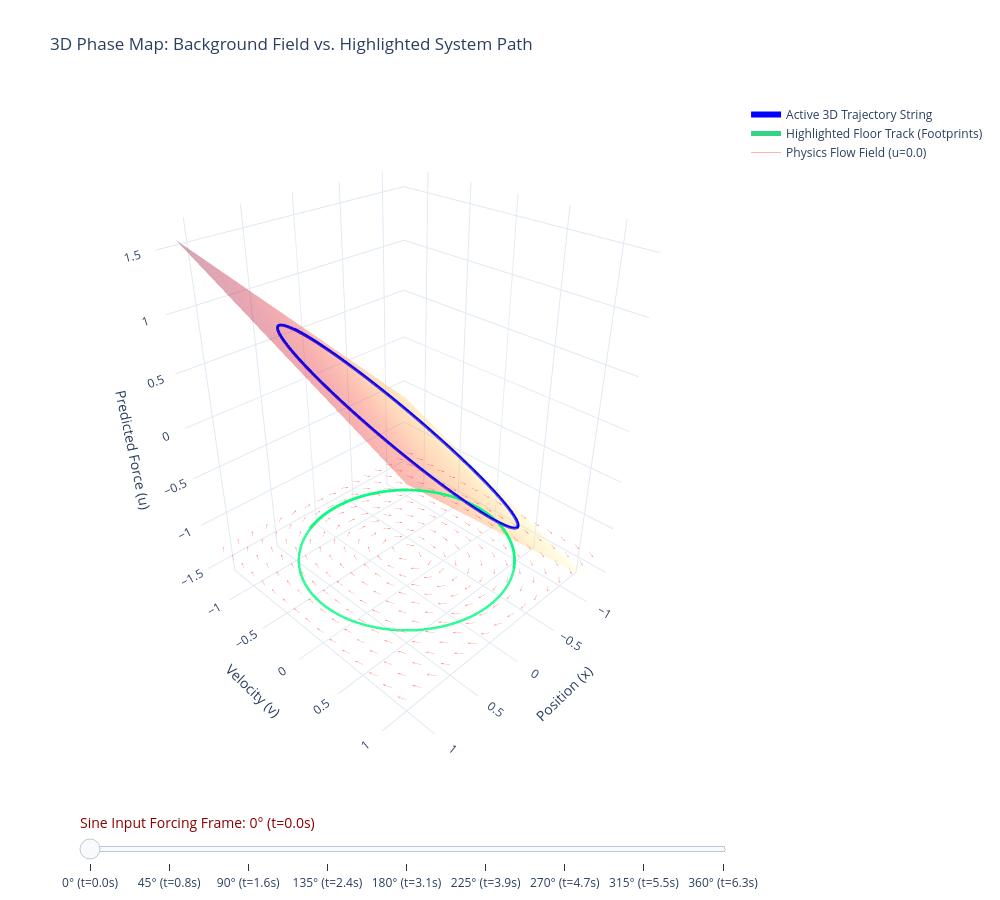

Write notebook code for a chart like this one.
### Code cell
w1, w2 = ridge_model.coef_[0], ridge_model.coef_[1]
b = ridge_model.intercept_

start, end = 4000, 5000
x_3d = x[start + tau_steps : end]
v_3d = v[start + tau_steps : end]
u_pred_3d = w1 * x_3d + w2 * v_3d + b


# Grid
x_range = np.linspace(x_3d.min() - 0.2, x_3d.max() + 0.2, 16)
v_range = np.linspace(v_3d.min() - 0.2, v_3d.max() + 0.2, 16)
X_grid, V_grid = np.meshgrid(x_range, v_range)


# Plane
U_plane = w1 * X_grid + w2 * V_grid + b

# Floor for green actual path and arrows
z_floor_val = U_plane.min() + 0.3
z_floor = np.full_like(u_pred_3d, z_floor_val)

# Vector
num_steps = 9
t_vals = np.linspace(0, 2 * np.pi, num_steps)
slider_u_vals = np.sin(t_vals)
arrow_traces = []
arrow_scale = 0.07
for i, u_val in enumerate(slider_u_vals):
    dX_dt_grid = V_grid
    dV_dt_grid = (-mu / m) * V_grid - (k / m) * X_grid + u_val / m

    # Norm it
    grid_norm = np.sqrt(dX_dt_grid**2 + dV_dt_grid**2)
    grid_norm[grid_norm == 0] = 1.0
    dX_grid_static = (dX_dt_grid / grid_norm) * arrow_scale
    dV_grid_static = (dV_dt_grid / grid_norm) * arrow_scale

    temp_quiver = ff.create_quiver(
        X_grid, V_grid, dX_grid_static, dV_grid_static, scale=1, arrow_scale=0.3
    )
    temp_trace = temp_quiver.data[0]
    z_quiver_3d = [z_floor_val if val is not None else None for val in temp_trace.x]

    arrow_traces.append(
        go.Scatter3d(
            x=temp_trace.x,
            y=temp_trace.y,
            z=z_quiver_3d,
            mode="lines",
            line=dict(color="rgba(255, 0, 0, 0.3)", width=1),
            name=f"Physics Flow Field (u={u_val})",
            visible=i == 0,
        )
    )

fig = go.Figure()

# Surface
fig.add_trace(
    go.Surface(
        x=X_grid,
        y=V_grid,
        z=U_plane,
        colorscale="YlOrRd",
        opacity=0.35,
        showscale=False,
        name="Linear Regression Plane",
    )
)

# Blue Traj on prediction
fig.add_trace(
    go.Scatter3d(
        x=x_3d,
        y=v_3d,
        z=u_pred_3d,
        mode="lines",
        line=dict(color="blue", width=6),
        name="Active 3D Trajectory String",
    )
)

# Path taken
fig.add_trace(
    go.Scatter3d(
        x=x_3d,
        y=v_3d,
        z=z_floor,
        mode="lines",
        line=dict(color="rgba(0, 200, 100, 0.8)", width=5),
        name="Highlighted Floor Track (Footprints)",
    )
)

# Arrows
for trace in arrow_traces:
    fig.add_trace(trace)


slider_steps = []
# Basically the first 3 trace are always on
base_visibility = [True, True, True]
for i, t_val in enumerate(t_vals):
    # All traces are false except the one for the current u_val
    arrow_visibility = [False] * len(slider_u_vals)
    arrow_visibility[i] = True

    deg = int(np.degrees(t_val))
    u_inst = slider_u_vals[i]

    slider_steps.append(
        dict(
            label=f"{deg}° (t={t_val:.1f}s)",
            method="update",
            args=[{"visible": base_visibility + arrow_visibility}],
        )
    )

fig.update_layout(
    title="3D Phase Map: Background Field vs. Highlighted System Path",
    scene=dict(
        xaxis_title="Position (x)",
        yaxis_title="Velocity (v)",
        zaxis_title="Predicted Force (u)",
        camera=dict(eye=dict(x=1.4, y=1.4, z=1.2)),
    ),
    template="plotly_white",
    width=1000,
    height=900,
    sliders=[
        dict(
            active=0,
            currentvalue={
                "prefix": "Sine Input Forcing Frame: ",
                "font": {"size": 14, "color": "darkred"},
            },
            pad={"t": 50},
            steps=slider_steps,
        )
    ],
)

fig.show()

### Figure 1 — Plotly figure (JSON) as saved in the notebook; plotly's stock layout.template omitted (floating-point values rounded to 4 significant figures; data arrays with more than 128 entries replaced by an {"elided": "..."} marker saying what was removed)
{"data": [{"colorscale": [[0, "rgb(255,255,204)"], [0.125, "rgb(255,237,160)"], [0.25, "rgb(254,217,118)"], [0.375, "rgb(254,178,76)"], [0.5, "rgb(253,141,60)"], [0.625, "rgb(252,78,42)"], [0.75, "rgb(227,26,28)"], [0.875, "rgb(189,0,38)"], [1, "rgb(128,0,38)"]], "name": "Linear Regression Plane", "opacity": 0.35, "showscale": false, "type": "surface", "x": {"elided": "16x16 float values"}, "y": {"elided": "16x16 float values"}, "z": {"elided": "16x16 float values"}}, {"line": {"color": "blue", "width": 6}, "mode": "lines", "name": "Active 3D Trajectory String", "type": "scatter3d", "x": {"elided": "930 float values"}, "y": {"elided": "930 float values"}, "z": {"elided": "930 float values"}}, {"line": {"color": "rgba(0, 200, 100, 0.8)", "width": 5}, "mode": "lines", "name": "Highlighted Floor Track (Footprints)", "type": "scatter3d", "x": {"elided": "930 float values"}, "y": {"elided": "930 float values"}, "z": {"elided": "930 float values"}}, {"line": {"color": "rgba(255, 0, 0, 0.3)", "width": 1}, "mode": "lines", "name": "Physics Flow Field (u=0.0)", "type": "scatter3d", "visible": true, "x": {"elided": "1792 float values"}, "y": {"elided": "1792 float values"}, "z": {"elided": "1792 float values"}}, {"line": {"color": "rgba(255, 0, 0, 0.3)", "width": 1}, "mode": "lines", "name": "Physics Flow Field (u=0.7071067811865475)", "type": "scatter3d", "visible": false, "x": {"elided": "1792 float values"}, "y": {"elided": "1792 float values"}, "z": {"elided": "1792 float values"}}, {"line": {"color": "rgba(255, 0, 0, 0.3)", "width": 1}, "mode": "lines", "name": "Physics Flow Field (u=1.0)", "type": "scatter3d", "visible": false, "x": {"elided": "1792 float values"}, "y": {"elided": "1792 float values"}, "z": {"elided": "1792 float values"}}, {"line": {"color": "rgba(255, 0, 0, 0.3)", "width": 1}, "mode": "lines", "name": "Physics Flow Field (u=0.7071067811865476)", "type": "scatter3d", "visible": false, "x": {"elided": "1792 float values"}, "y": {"elided": "1792 float values"}, "z": {"elided": "1792 float values"}}, {"line": {"color": "rgba(255, 0, 0, 0.3)", "width": 1}, "mode": "lines", "name": "Physics Flow Field (u=1.2246467991473532e-16)", "type": "scatter3d", "visible": false, "x": {"elided": "1792 float values"}, "y": {"elided": "1792 float values"}, "z": {"elided": "1792 float values"}}, {"line": {"color": "rgba(255, 0, 0, 0.3)", "width": 1}, "mode": "lines", "name": "Physics Flow Field (u=-0.7071067811865475)", "type": "scatter3d", "visible": false, "x": {"elided": "1792 float values"}, "y": {"elided": "1792 float values"}, "z": {"elided": "1792 float values"}}, {"line": {"color": "rgba(255, 0, 0, 0.3)", "width": 1}, "mode": "lines", "name": "Physics Flow Field (u=-1.0)", "type": "scatter3d", "visible": false, "x": {"elided": "1792 float values"}, "y": {"elided": "1792 float values"}, "z": {"elided": "1792 float values"}}, {"line": {"color": "rgba(255, 0, 0, 0.3)", "width": 1}, "mode": "lines", "name": "Physics Flow Field (u=-0.7071067811865477)", "type": "scatter3d", "visible": false, "x": {"elided": "1792 float values"}, "y": {"elided": "1792 float values"}, "z": {"elided": "1792 float values"}}, {"line": {"color": "rgba(255, 0, 0, 0.3)", "width": 1}, "mode": "lines", "name": "Physics Flow Field (u=-2.4492935982947064e-16)", "type": "scatter3d", "visible": false, "x": {"elided": "1792 float values"}, "y": {"elided": "1792 float values"}, "z": {"elided": "1792 float values"}}], "layout": {"height": 900, "scene": {"camera": {"eye": {"x": 1.4, "y": 1.4, "z": 1.2}}, "xaxis": {"title": {"text": "Position (x)"}}, "yaxis": {"title": {"text": "Velocity (v)"}}, "zaxis": {"title": {"text": "Predicted Force (u)"}}}, "sliders": [{"active": 0, "currentvalue": {"font": {"color": "darkred", "size": 14}, "prefix": "Sine Input Forcing Frame: "}, "pad": {"t": 50}, "steps": [{"args": [{"visible": [true, true, true, true, false, false, false, false, false, false, false, false]}], "label": "0° (t=0.0s)", "method": "update"}, {"args": [{"visible": [true, true, true, false, true, false, false, false, false, false, false, false]}], "label": "45° (t=0.8s)", "method": "update"}, {"args": [{"visible": [true, true, true, false, false, true, false, false, false, false, false, false]}], "label": "90° (t=1.6s)", "method": "update"}, {"args": [{"visible": [true, true, true, false, false, false, true, false, false, false, false, false]}], "label": "135° (t=2.4s)", "method": "update"}, {"args": [{"visible": [true, true, true, false, false, false, false, true, false, false, false, false]}], "label": "180° (t=3.1s)", "method": "update"}, {"args": [{"visible": [true, true, true, false, false, false, false, false, true, false, false, false]}], "label": "225° (t=3.9s)", "method": "update"}, {"args": [{"visible": [true, true, true, false, false, false, false, false, false, true, false, false]}], "label": "270° (t=4.7s)", "method": "update"}, {"args": [{"visible": [true, true, true, false, false, false, false, false, false, false, true, false]}], "label": "315° (t=5.5s)", "method": "update"}, {"args": [{"visible": [true, true, true, false, false, false, false, false, false, false, false, true]}], "label": "360° (t=6.3s)", "method": "update"}]}], "title": {"text": "3D Phase Map: Background Field vs. Highlighted System Path"}, "width": 1000}}
